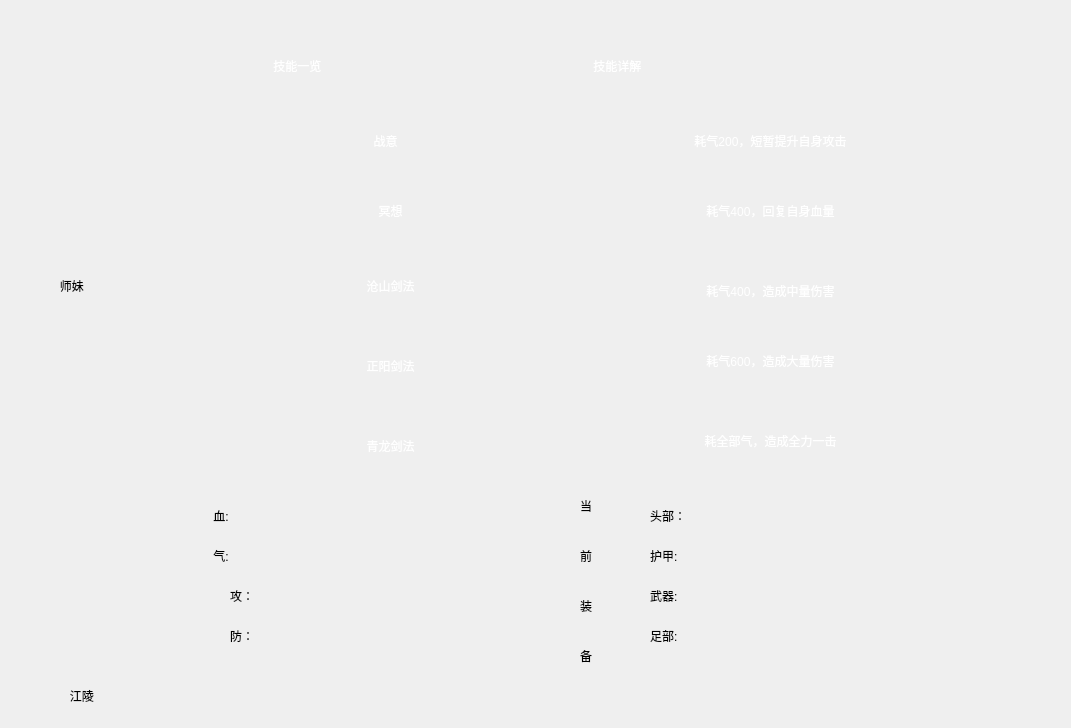
<?xml version="1.0" encoding="UTF-8"?>
<ui version="4.0">
 <class>State</class>
 <widget class="QDialog" name="State">
  <property name="geometry">
   <rect>
    <x>0</x>
    <y>0</y>
    <width>1071</width>
    <height>728</height>
   </rect>
  </property>
  <property name="sizePolicy">
   <sizepolicy hsizetype="Fixed" vsizetype="Fixed">
    <horstretch>0</horstretch>
    <verstretch>0</verstretch>
   </sizepolicy>
  </property>
  <property name="minimumSize">
   <size>
    <width>1071</width>
    <height>728</height>
   </size>
  </property>
  <property name="maximumSize">
   <size>
    <width>1071</width>
    <height>728</height>
   </size>
  </property>
  <property name="windowTitle">
   <string>无涯</string>
  </property>
  <property name="windowIcon">
   <iconset resource="Menu.qrc">
    <normaloff>:/icon/Resources/无涯.png</normaloff>:/icon/Resources/无涯.png</iconset>
  </property>
  <property name="styleSheet">
   <string notr="true"/>
  </property>
  <widget class="QLabel" name="label">
   <property name="geometry">
    <rect>
     <x>30</x>
     <y>480</y>
     <width>161</width>
     <height>201</height>
    </rect>
   </property>
   <property name="styleSheet">
    <string notr="true">border-image: url(:/people/Resources/herohead.png);</string>
   </property>
   <property name="text">
    <string/>
   </property>
  </widget>
  <widget class="QLabel" name="label_2">
   <property name="geometry">
    <rect>
     <x>190</x>
     <y>470</y>
     <width>391</width>
     <height>221</height>
    </rect>
   </property>
   <property name="styleSheet">
    <string notr="true">border-image: url(:/other/Resources/边框2.png);</string>
   </property>
   <property name="text">
    <string/>
   </property>
  </widget>
  <widget class="QLabel" name="label_3">
   <property name="geometry">
    <rect>
     <x>60</x>
     <y>680</y>
     <width>111</width>
     <height>31</height>
    </rect>
   </property>
   <property name="styleSheet">
    <string notr="true">border-image: url(:/other/Resources/边框2.png);
font: 16pt &quot;华文行楷&quot;;</string>
   </property>
   <property name="text">
    <string>   江陵</string>
   </property>
  </widget>
  <widget class="QLabel" name="label_4">
   <property name="geometry">
    <rect>
     <x>210</x>
     <y>500</y>
     <width>71</width>
     <height>31</height>
    </rect>
   </property>
   <property name="styleSheet">
    <string notr="true">border-image: url(:/other/Resources/透明背景.png);
font: 18pt &quot;隶书&quot;;</string>
   </property>
   <property name="text">
    <string> 血:</string>
   </property>
  </widget>
  <widget class="QLabel" name="label_5">
   <property name="geometry">
    <rect>
     <x>210</x>
     <y>540</y>
     <width>71</width>
     <height>31</height>
    </rect>
   </property>
   <property name="styleSheet">
    <string notr="true">border-image: url(:/other/Resources/透明背景.png);
font: 18pt &quot;隶书&quot;;</string>
   </property>
   <property name="text">
    <string> 气:</string>
   </property>
  </widget>
  <widget class="QLabel" name="label_6">
   <property name="geometry">
    <rect>
     <x>230</x>
     <y>580</y>
     <width>51</width>
     <height>31</height>
    </rect>
   </property>
   <property name="styleSheet">
    <string notr="true">border-image: url(:/other/Resources/透明背景.png);
font: 18pt &quot;隶书&quot;;</string>
   </property>
   <property name="text">
    <string>攻：</string>
   </property>
  </widget>
  <widget class="QLabel" name="label_7">
   <property name="geometry">
    <rect>
     <x>230</x>
     <y>620</y>
     <width>51</width>
     <height>31</height>
    </rect>
   </property>
   <property name="styleSheet">
    <string notr="true">border-image: url(:/other/Resources/透明背景.png);
font: 18pt &quot;隶书&quot;;</string>
   </property>
   <property name="text">
    <string>防：</string>
   </property>
  </widget>
  <widget class="QLabel" name="HP">
   <property name="geometry">
    <rect>
     <x>300</x>
     <y>500</y>
     <width>221</width>
     <height>31</height>
    </rect>
   </property>
   <property name="styleSheet">
    <string notr="true">border-image: url(:/other/Resources/透明背景.png);
font: 18pt &quot;隶书&quot;;</string>
   </property>
   <property name="text">
    <string/>
   </property>
   <property name="alignment">
    <set>Qt::AlignCenter</set>
   </property>
  </widget>
  <widget class="QLabel" name="SP">
   <property name="geometry">
    <rect>
     <x>300</x>
     <y>540</y>
     <width>221</width>
     <height>31</height>
    </rect>
   </property>
   <property name="styleSheet">
    <string notr="true">border-image: url(:/other/Resources/透明背景.png);
font: 18pt &quot;隶书&quot;;</string>
   </property>
   <property name="text">
    <string/>
   </property>
   <property name="alignment">
    <set>Qt::AlignCenter</set>
   </property>
  </widget>
  <widget class="QLabel" name="Attack">
   <property name="geometry">
    <rect>
     <x>300</x>
     <y>580</y>
     <width>221</width>
     <height>31</height>
    </rect>
   </property>
   <property name="styleSheet">
    <string notr="true">border-image: url(:/other/Resources/透明背景.png);
font: 18pt &quot;隶书&quot;;</string>
   </property>
   <property name="text">
    <string/>
   </property>
   <property name="alignment">
    <set>Qt::AlignCenter</set>
   </property>
  </widget>
  <widget class="QLabel" name="Defense">
   <property name="geometry">
    <rect>
     <x>300</x>
     <y>620</y>
     <width>221</width>
     <height>31</height>
    </rect>
   </property>
   <property name="styleSheet">
    <string notr="true">border-image: url(:/other/Resources/透明背景.png);
font: 18pt &quot;隶书&quot;;</string>
   </property>
   <property name="text">
    <string/>
   </property>
   <property name="alignment">
    <set>Qt::AlignCenter</set>
   </property>
  </widget>
  <widget class="QLabel" name="label_8">
   <property name="geometry">
    <rect>
     <x>610</x>
     <y>470</y>
     <width>431</width>
     <height>221</height>
    </rect>
   </property>
   <property name="styleSheet">
    <string notr="true">border-image: url(:/other/Resources/边框2.png);</string>
   </property>
   <property name="text">
    <string/>
   </property>
  </widget>
  <widget class="QLabel" name="label_9">
   <property name="geometry">
    <rect>
     <x>580</x>
     <y>490</y>
     <width>31</width>
     <height>31</height>
    </rect>
   </property>
   <property name="styleSheet">
    <string notr="true">border-image: url(:/other/Resources/透明背景.png);
font: 18pt &quot;华文行楷&quot;;</string>
   </property>
   <property name="text">
    <string>当</string>
   </property>
  </widget>
  <widget class="QLabel" name="label_10">
   <property name="geometry">
    <rect>
     <x>580</x>
     <y>540</y>
     <width>31</width>
     <height>31</height>
    </rect>
   </property>
   <property name="styleSheet">
    <string notr="true">border-image: url(:/other/Resources/透明背景.png);
font: 18pt &quot;华文行楷&quot;;</string>
   </property>
   <property name="text">
    <string>前</string>
   </property>
  </widget>
  <widget class="QLabel" name="label_11">
   <property name="geometry">
    <rect>
     <x>580</x>
     <y>590</y>
     <width>31</width>
     <height>31</height>
    </rect>
   </property>
   <property name="styleSheet">
    <string notr="true">border-image: url(:/other/Resources/透明背景.png);
font: 18pt &quot;华文行楷&quot;;</string>
   </property>
   <property name="text">
    <string>装</string>
   </property>
  </widget>
  <widget class="QLabel" name="label_12">
   <property name="geometry">
    <rect>
     <x>580</x>
     <y>640</y>
     <width>31</width>
     <height>31</height>
    </rect>
   </property>
   <property name="styleSheet">
    <string notr="true">border-image: url(:/other/Resources/透明背景.png);
font: 18pt &quot;华文行楷&quot;;</string>
   </property>
   <property name="text">
    <string>备</string>
   </property>
  </widget>
  <widget class="QLabel" name="label_13">
   <property name="geometry">
    <rect>
     <x>650</x>
     <y>500</y>
     <width>71</width>
     <height>31</height>
    </rect>
   </property>
   <property name="styleSheet">
    <string notr="true">border-image: url(:/other/Resources/透明背景.png);
font: 18pt &quot;隶书&quot;;</string>
   </property>
   <property name="text">
    <string>头部：</string>
   </property>
  </widget>
  <widget class="QLabel" name="label_14">
   <property name="geometry">
    <rect>
     <x>650</x>
     <y>540</y>
     <width>71</width>
     <height>31</height>
    </rect>
   </property>
   <property name="styleSheet">
    <string notr="true">border-image: url(:/other/Resources/透明背景.png);
font: 18pt &quot;隶书&quot;;</string>
   </property>
   <property name="text">
    <string>护甲:</string>
   </property>
  </widget>
  <widget class="QLabel" name="label_15">
   <property name="geometry">
    <rect>
     <x>650</x>
     <y>580</y>
     <width>71</width>
     <height>31</height>
    </rect>
   </property>
   <property name="styleSheet">
    <string notr="true">border-image: url(:/other/Resources/透明背景.png);
font: 18pt &quot;隶书&quot;;</string>
   </property>
   <property name="text">
    <string>武器:</string>
   </property>
  </widget>
  <widget class="QLabel" name="label_16">
   <property name="geometry">
    <rect>
     <x>650</x>
     <y>620</y>
     <width>71</width>
     <height>31</height>
    </rect>
   </property>
   <property name="styleSheet">
    <string notr="true">border-image: url(:/other/Resources/透明背景.png);
font: 18pt &quot;隶书&quot;;</string>
   </property>
   <property name="text">
    <string>足部:</string>
   </property>
  </widget>
  <widget class="QLabel" name="guan">
   <property name="geometry">
    <rect>
     <x>740</x>
     <y>500</y>
     <width>211</width>
     <height>31</height>
    </rect>
   </property>
   <property name="styleSheet">
    <string notr="true">border-image: url(:/other/Resources/透明背景.png);
font: 18pt &quot;隶书&quot;;</string>
   </property>
   <property name="text">
    <string/>
   </property>
   <property name="alignment">
    <set>Qt::AlignCenter</set>
   </property>
  </widget>
  <widget class="QLabel" name="jia">
   <property name="geometry">
    <rect>
     <x>740</x>
     <y>540</y>
     <width>211</width>
     <height>31</height>
    </rect>
   </property>
   <property name="styleSheet">
    <string notr="true">border-image: url(:/other/Resources/透明背景.png);
font: 18pt &quot;隶书&quot;;</string>
   </property>
   <property name="text">
    <string/>
   </property>
   <property name="alignment">
    <set>Qt::AlignCenter</set>
   </property>
  </widget>
  <widget class="QLabel" name="jian">
   <property name="geometry">
    <rect>
     <x>740</x>
     <y>580</y>
     <width>211</width>
     <height>31</height>
    </rect>
   </property>
   <property name="styleSheet">
    <string notr="true">border-image: url(:/other/Resources/透明背景.png);
font: 18pt &quot;隶书&quot;;</string>
   </property>
   <property name="text">
    <string/>
   </property>
   <property name="alignment">
    <set>Qt::AlignCenter</set>
   </property>
  </widget>
  <widget class="QLabel" name="xue">
   <property name="geometry">
    <rect>
     <x>740</x>
     <y>620</y>
     <width>211</width>
     <height>31</height>
    </rect>
   </property>
   <property name="styleSheet">
    <string notr="true">border-image: url(:/other/Resources/透明背景.png);
font: 18pt &quot;隶书&quot;;</string>
   </property>
   <property name="text">
    <string/>
   </property>
   <property name="alignment">
    <set>Qt::AlignCenter</set>
   </property>
  </widget>
  <widget class="QLabel" name="HP_2">
   <property name="geometry">
    <rect>
     <x>250</x>
     <y>20</y>
     <width>271</width>
     <height>91</height>
    </rect>
   </property>
   <property name="styleSheet">
    <string notr="true">border-image: url(:/other/Resources/shuimo3.png);
color: rgb(255, 255, 255);
font: 18pt &quot;华文行楷&quot;;</string>
   </property>
   <property name="text">
    <string>       技能一览</string>
   </property>
  </widget>
  <widget class="QLabel" name="label_17">
   <property name="geometry">
    <rect>
     <x>260</x>
     <y>100</y>
     <width>251</width>
     <height>81</height>
    </rect>
   </property>
   <property name="styleSheet">
    <string notr="true">border-image: url(:/other/Resources/shuimo3.png);
color: rgb(255, 255, 255);
font: 20pt &quot;隶书&quot;;</string>
   </property>
   <property name="text">
    <string>战意</string>
   </property>
   <property name="alignment">
    <set>Qt::AlignCenter</set>
   </property>
  </widget>
  <widget class="QLabel" name="label_18">
   <property name="geometry">
    <rect>
     <x>260</x>
     <y>170</y>
     <width>261</width>
     <height>81</height>
    </rect>
   </property>
   <property name="styleSheet">
    <string notr="true">border-image: url(:/other/Resources/shuimo3.png);
color: rgb(255, 255, 255);
font: 20pt &quot;隶书&quot;;</string>
   </property>
   <property name="text">
    <string>冥想</string>
   </property>
   <property name="alignment">
    <set>Qt::AlignCenter</set>
   </property>
  </widget>
  <widget class="QLabel" name="label_20">
   <property name="geometry">
    <rect>
     <x>260</x>
     <y>320</y>
     <width>261</width>
     <height>91</height>
    </rect>
   </property>
   <property name="styleSheet">
    <string notr="true">border-image: url(:/other/Resources/shuimo3.png);
color: rgb(255, 255, 255);
font: 20pt &quot;隶书&quot;;</string>
   </property>
   <property name="text">
    <string>正阳剑法</string>
   </property>
   <property name="alignment">
    <set>Qt::AlignCenter</set>
   </property>
  </widget>
  <widget class="QLabel" name="lableqinglong">
   <property name="geometry">
    <rect>
     <x>260</x>
     <y>400</y>
     <width>261</width>
     <height>91</height>
    </rect>
   </property>
   <property name="styleSheet">
    <string notr="true">border-image: url(:/other/Resources/shuimo3.png);
color: rgb(255, 255, 255);
font: 20pt &quot;隶书&quot;;</string>
   </property>
   <property name="text">
    <string>青龙剑法</string>
   </property>
   <property name="alignment">
    <set>Qt::AlignCenter</set>
   </property>
  </widget>
  <widget class="QLabel" name="label_21">
   <property name="geometry">
    <rect>
     <x>520</x>
     <y>90</y>
     <width>501</width>
     <height>101</height>
    </rect>
   </property>
   <property name="styleSheet">
    <string notr="true">border-image: url(:/other/Resources/shuimo1.png);
color: rgb(255, 255, 255);
font: 16pt &quot;隶书&quot;;</string>
   </property>
   <property name="text">
    <string>耗气200，短暂提升自身攻击</string>
   </property>
   <property name="alignment">
    <set>Qt::AlignCenter</set>
   </property>
  </widget>
  <widget class="QLabel" name="label_22">
   <property name="geometry">
    <rect>
     <x>30</x>
     <y>70</y>
     <width>151</width>
     <height>201</height>
    </rect>
   </property>
   <property name="styleSheet">
    <string notr="true">border-image: url(:/people/Resources/sisterhead.png);</string>
   </property>
   <property name="text">
    <string/>
   </property>
  </widget>
  <widget class="QLabel" name="label_23">
   <property name="geometry">
    <rect>
     <x>520</x>
     <y>160</y>
     <width>501</width>
     <height>101</height>
    </rect>
   </property>
   <property name="styleSheet">
    <string notr="true">border-image: url(:/other/Resources/shuimo1.png);
color: rgb(255, 255, 255);
font: 16pt &quot;隶书&quot;;</string>
   </property>
   <property name="text">
    <string>耗气400，回复自身血量</string>
   </property>
   <property name="alignment">
    <set>Qt::AlignCenter</set>
   </property>
  </widget>
  <widget class="QLabel" name="label_24">
   <property name="geometry">
    <rect>
     <x>520</x>
     <y>240</y>
     <width>501</width>
     <height>101</height>
    </rect>
   </property>
   <property name="styleSheet">
    <string notr="true">border-image: url(:/other/Resources/shuimo1.png);
color: rgb(255, 255, 255);
font: 16pt &quot;隶书&quot;;</string>
   </property>
   <property name="text">
    <string>耗气400，造成中量伤害</string>
   </property>
   <property name="alignment">
    <set>Qt::AlignCenter</set>
   </property>
  </widget>
  <widget class="QLabel" name="label_25">
   <property name="geometry">
    <rect>
     <x>520</x>
     <y>310</y>
     <width>501</width>
     <height>101</height>
    </rect>
   </property>
   <property name="styleSheet">
    <string notr="true">border-image: url(:/other/Resources/shuimo1.png);
color: rgb(255, 255, 255);
font: 16pt &quot;隶书&quot;;</string>
   </property>
   <property name="text">
    <string>耗气600，造成大量伤害</string>
   </property>
   <property name="alignment">
    <set>Qt::AlignCenter</set>
   </property>
  </widget>
  <widget class="QLabel" name="labelqinglong2">
   <property name="geometry">
    <rect>
     <x>520</x>
     <y>390</y>
     <width>501</width>
     <height>101</height>
    </rect>
   </property>
   <property name="styleSheet">
    <string notr="true">border-image: url(:/other/Resources/shuimo1.png);
color: rgb(255, 255, 255);
font: 16pt &quot;隶书&quot;;</string>
   </property>
   <property name="text">
    <string>耗全部气，造成全力一击</string>
   </property>
   <property name="alignment">
    <set>Qt::AlignCenter</set>
   </property>
  </widget>
  <widget class="QLabel" name="label_26">
   <property name="geometry">
    <rect>
     <x>50</x>
     <y>270</y>
     <width>111</width>
     <height>31</height>
    </rect>
   </property>
   <property name="styleSheet">
    <string notr="true">border-image: url(:/other/Resources/边框2.png);
font: 16pt &quot;华文行楷&quot;;</string>
   </property>
   <property name="text">
    <string>   师妹</string>
   </property>
  </widget>
  <widget class="QLabel" name="sisterstate">
   <property name="geometry">
    <rect>
     <x>50</x>
     <y>300</y>
     <width>111</width>
     <height>41</height>
    </rect>
   </property>
   <property name="styleSheet">
    <string notr="true">border-image: url(:/other/Resources/边框2.png);
font: 16pt &quot;隶书&quot;;</string>
   </property>
   <property name="text">
    <string/>
   </property>
   <property name="alignment">
    <set>Qt::AlignCenter</set>
   </property>
  </widget>
  <widget class="QLabel" name="HP_4">
   <property name="geometry">
    <rect>
     <x>540</x>
     <y>30</y>
     <width>451</width>
     <height>71</height>
    </rect>
   </property>
   <property name="styleSheet">
    <string notr="true">border-image: url(:/other/Resources/shuimo3.png);
color: rgb(255, 255, 255);
font: 18pt &quot;华文行楷&quot;;</string>
   </property>
   <property name="text">
    <string>                技能详解</string>
   </property>
  </widget>
  <widget class="QLabel" name="label_28">
   <property name="geometry">
    <rect>
     <x>260</x>
     <y>240</y>
     <width>261</width>
     <height>91</height>
    </rect>
   </property>
   <property name="styleSheet">
    <string notr="true">border-image: url(:/other/Resources/shuimo3.png);
color: rgb(255, 255, 255);
font: 20pt &quot;隶书&quot;;</string>
   </property>
   <property name="text">
    <string>沧山剑法</string>
   </property>
   <property name="alignment">
    <set>Qt::AlignCenter</set>
   </property>
  </widget>
  <zorder>label_2</zorder>
  <zorder>label</zorder>
  <zorder>label_3</zorder>
  <zorder>label_4</zorder>
  <zorder>label_5</zorder>
  <zorder>label_6</zorder>
  <zorder>label_7</zorder>
  <zorder>HP</zorder>
  <zorder>SP</zorder>
  <zorder>Attack</zorder>
  <zorder>Defense</zorder>
  <zorder>label_8</zorder>
  <zorder>label_9</zorder>
  <zorder>label_10</zorder>
  <zorder>label_11</zorder>
  <zorder>label_12</zorder>
  <zorder>label_13</zorder>
  <zorder>label_14</zorder>
  <zorder>label_15</zorder>
  <zorder>label_16</zorder>
  <zorder>guan</zorder>
  <zorder>jia</zorder>
  <zorder>jian</zorder>
  <zorder>xue</zorder>
  <zorder>HP_2</zorder>
  <zorder>label_17</zorder>
  <zorder>label_18</zorder>
  <zorder>label_20</zorder>
  <zorder>lableqinglong</zorder>
  <zorder>label_21</zorder>
  <zorder>label_22</zorder>
  <zorder>label_23</zorder>
  <zorder>label_24</zorder>
  <zorder>label_25</zorder>
  <zorder>labelqinglong2</zorder>
  <zorder>label_26</zorder>
  <zorder>sisterstate</zorder>
  <zorder>HP_4</zorder>
  <zorder>label_28</zorder>
 </widget>
 <layoutdefault spacing="6" margin="11"/>
 <resources>
  <include location="Menu.qrc"/>
 </resources>
 <connections/>
</ui>
